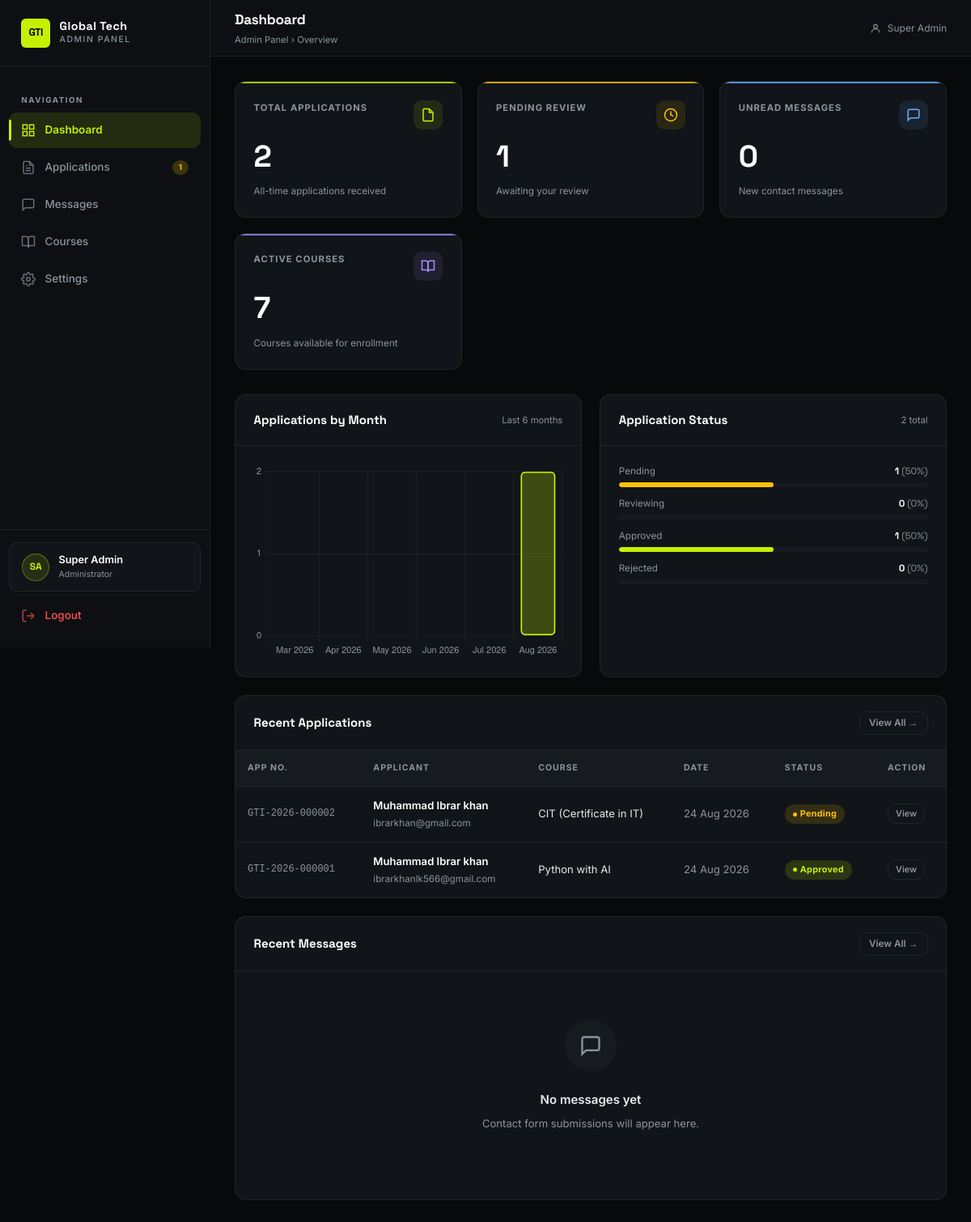
Page /admin/dashboard.php (signed in) on the committed database.
### tables this page shows
CREATE TABLE `applications` (
  `id` int(11) NOT NULL AUTO_INCREMENT,
  `application_no` varchar(25) NOT NULL DEFAULT '',
  `full_name` varchar(100) NOT NULL,
  `father_name` varchar(100) DEFAULT NULL,
  `email` varchar(150) NOT NULL,
  `phone` varchar(50) NOT NULL,
  `whatsapp` varchar(50) DEFAULT NULL,
  `date_of_birth` date DEFAULT NULL,
  `gender` enum('Male','Female','Other') DEFAULT NULL,
  `address` text DEFAULT NULL,
  `city` varchar(100) DEFAULT NULL,
  `course_id` int(11) NOT NULL,
  `batch` varchar(50) DEFAULT NULL,
  `timing` varchar(50) DEFAULT NULL,
  `education` varchar(100) DEFAULT NULL,
  `institution` varchar(150) DEFAULT NULL,
  `message` text DEFAULT NULL,
  `document_path` varchar(255) DEFAULT NULL,
  `status` enum('pending','reviewing','approved','rejected') NOT NULL DEFAULT 'pending',
  `admin_notes` text DEFAULT NULL,
  `created_at` timestamp NOT NULL DEFAULT current_timestamp(),
  `updated_at` timestamp NOT NULL DEFAULT current_timestamp() ON UPDATE current_timestamp(),
  PRIMARY KEY (`id`),
  UNIQUE KEY `uq_applications_no` (`application_no`),
  KEY `idx_applications_course` (`course_id`),
  KEY `idx_applications_status` (`status`),
  KEY `idx_applications_email` (`email`),
  KEY `idx_applications_created` (`created_at`),
  CONSTRAINT `fk_applications_course` FOREIGN KEY (`course_id`) REFERENCES `courses` (`id`) ON UPDATE CASCADE
);

CREATE TABLE `courses` (
  `id` int(11) NOT NULL AUTO_INCREMENT,
  `title` varchar(150) NOT NULL,
  `slug` varchar(150) NOT NULL,
  `short_description` text DEFAULT NULL,
  `description` longtext DEFAULT NULL,
  `duration` varchar(50) DEFAULT NULL,
  `level` varchar(50) DEFAULT NULL,
  `image` varchar(255) DEFAULT NULL,
  `status` enum('active','inactive') NOT NULL DEFAULT 'active',
  `sort_order` int(11) NOT NULL DEFAULT 0,
  `created_at` timestamp NOT NULL DEFAULT current_timestamp(),
  `updated_at` timestamp NOT NULL DEFAULT current_timestamp() ON UPDATE current_timestamp(),
  PRIMARY KEY (`id`),
  UNIQUE KEY `uq_courses_slug` (`slug`),
  KEY `idx_courses_status` (`status`),
  KEY `idx_courses_sort` (`sort_order`)
);

### includes/functions.php (called while the page is built, shortened)
<?php
function e(?string $string): string {
    return htmlspecialchars($string ?? '', ENT_QUOTES | ENT_SUBSTITUTE, 'UTF-8');
}
function format_date(string $date, string $format = 'd M Y'): string {
    try {
        return date($format, strtotime($date));
    } catch (\Exception $e) {
        return $date;
    }
}
function get_status_badge_class(string $status): string {
    return match(strtolower($status)) {
        'pending'    => 'badge-warning',
        'reviewing'  => 'badge-info',
        'approved'   => 'badge-success',
        'rejected'   => 'badge-danger',
        'unread'     => 'badge-warning',
        'read'       => 'badge-info',
        'replied'    => 'badge-success',
        'archived'   => 'badge-muted',
        'active'     => 'badge-success',
        'inactive'   => 'badge-danger',
        default      => 'badge-muted',
    };
}
?>

### admin/dashboard.php (the view, shortened to what this page needs)
<?php
require_once '../includes/functions.php';
$pdo = db();
$total_apps    = (int)$pdo->query("SELECT COUNT(*) FROM applications")->fetchColumn();
$pending_apps  = (int)$pdo->query("SELECT COUNT(*) FROM applications WHERE status='pending'")->fetchColumn();
$unread_count  = (int)$pdo->query("SELECT COUNT(*) FROM messages WHERE status='unread'")->fetchColumn();
$active_courses= (int)$pdo->query("SELECT COUNT(*) FROM courses WHERE status='active'")->fetchColumn();
$status_rows = $pdo->query("SELECT status, COUNT(*) as cnt FROM applications GROUP BY status")->fetchAll();
$status_map  = ['pending'=>0, 'reviewing'=>0, 'approved'=>0, 'rejected'=>0];
foreach ($status_rows as $row) {
    if (isset($status_map[$row['status']])) {
        $status_map[$row['status']] = (int)$row['cnt'];
    }
}
$status_colors = [
    'pending'   => '#ffc107',
    'reviewing' => '#66b0ff',
    'approved'  => '#C7F000',
    'rejected'  => '#ff5252',
];
$chart_labels = [];
$chart_data   = [];
for ($i = 5; $i >= 0; $i--) {
    $ts    = strtotime("-$i months");
    $label = date('M Y', $ts);
    $y     = date('Y', $ts);
    $m     = date('m', $ts);
    $count_stmt = $pdo->prepare("SELECT COUNT(*) FROM applications WHERE YEAR(created_at) = ? AND MONTH(created_at) = ?");
    $count_stmt->execute([$y, $m]);
    $chart_labels[] = $label;
    $chart_data[]   = (int)$count_stmt->fetchColumn();
}
$recent_apps = $pdo->query("
    SELECT a.id, a.application_no, a.full_name, a.email, c.title as course_title, a.created_at, a.status
    FROM applications a
    JOIN courses c ON a.course_id = c.id
    ORDER BY a.id DESC
    LIMIT 8
")->fetchAll();
$recent_msgs = $pdo->query("
    SELECT id, name, email, subject, message, status, created_at
    FROM messages
    ORDER BY id DESC
    LIMIT 5
")->fetchAll();
?>
<!DOCTYPE html>
<html lang="en">
<head>
    <link rel="stylesheet" href="assets/css/admin.css">
</head>
<body>
<div class="admin-layout">
    <?php include __DIR__ . '/includes/sidebar.php'; ?>
    <main class="admin-main">
        <?php include __DIR__ . '/includes/header.php'; ?>
        <div class="admin-content">
            <div class="kpi-grid">
                <div class="kpi-card kpi-total">
                    <div class="kpi-card-top">
                        <span class="kpi-label">Total Applications</span>
                        <div class="kpi-icon">
                            <svg viewBox="0 0 24 24" fill="none" stroke="currentColor" stroke-width="2">
                                <path d="M14 2H6a2 2 0 0 0-2 2v16a2 2 0 0 0 2 2h12a2 2 0 0 0 2-2V8z"/>
                                <polyline points="14 2 14 8 20 8"/>
                            </svg>
                        </div>
                    </div>
                    <div class="kpi-value"><?= number_format($total_apps) ?></div>
                    <div class="kpi-footer">All-time applications received</div>
                </div>
                <div class="kpi-card kpi-pending">
                    <div class="kpi-card-top">
                        <span class="kpi-label">Pending Review</span>
                        <div class="kpi-icon">
                            <svg viewBox="0 0 24 24" fill="none" stroke="currentColor" stroke-width="2">
                                <circle cx="12" cy="12" r="10"/>
                                <polyline points="12 6 12 12 16 14"/>
                            </svg>
                        </div>
                    </div>
                    <div class="kpi-value"><?= number_format($pending_apps) ?></div>
                    <div class="kpi-footer">Awaiting your review</div>
                </div>
                <div class="kpi-card kpi-unread">
                    <div class="kpi-card-top">
                        <span class="kpi-label">Unread Messages</span>
                        <div class="kpi-icon">
                            <svg viewBox="0 0 24 24" fill="none" stroke="currentColor" stroke-width="2">
                                <path d="M21 15a2 2 0 0 1-2 2H7l-4 4V5a2 2 0 0 1 2-2h14a2 2 0 0 1 2 2z"/>
                            </svg>
                        </div>
                    </div>
                    <div class="kpi-value"><?= number_format($unread_count) ?></div>
                    <div class="kpi-footer">New contact messages</div>
                </div>
                <div class="kpi-card kpi-courses">
                    <div class="kpi-card-top">
                        <span class="kpi-label">Active Courses</span>
                        <div class="kpi-icon">
                            <svg viewBox="0 0 24 24" fill="none" stroke="currentColor" stroke-width="2">
                                <path d="M2 3h6a4 4 0 0 1 4 4v14a3 3 0 0 0-3-3H2z"/>
                                <path d="M22 3h-6a4 4 0 0 0-4 4v14a3 3 0 0 1 3-3h7z"/>
                            </svg>
                        </div>
                    </div>
                    <div class="kpi-value"><?= number_format($active_courses) ?></div>
                    <div class="kpi-footer">Courses available for enrollment</div>
                </div>
            </div>
            <div class="dashboard-grid" style="margin-bottom:1.5rem;">
                <div class="section-card">
                    <div class="section-card-header">
                        <h2>Applications by Month</h2>
                        <span style="font-size:0.75rem;color:var(--muted);">Last 6 months</span>
                    </div>
                    <div class="section-card-body">
                        <?php if (array_sum($chart_data) === 0): ?>
                        <div class="empty-state" style="padding:2rem;">
                            <div class="empty-state-icon">
                                <svg viewBox="0 0 24 24" fill="none" stroke="currentColor" stroke-width="2"><polyline points="22 12 18 12 15 21 9 3 6 12 2 12"/></svg>
                            </div>
                            <p>No application data yet. Chart will populate as applications come in.</p>
                        </div>
                        <?php else: ?>
                        <div class="chart-container">
                            <canvas id="appsChart"></canvas>
                        </div>
                        <?php endif; ?>
                    </div>
                </div>
                <div class="section-card">
                    <div class="section-card-header">
                        <h2>Application Status</h2>
                        <span style="font-size:0.75rem;color:var(--muted);"><?= $total_apps ?> total</span>
                    </div>
                    <div class="section-card-body">
                        <?php if ($total_apps === 0): ?>
                        <div class="empty-state" style="padding:2rem;">
                            <div class="empty-state-icon">
                                <svg viewBox="0 0 24 24" fill="none" stroke="currentColor" stroke-width="2"><circle cx="12" cy="12" r="10"/></svg>
                            </div>
                            <p>No applications yet. Status distribution will appear here.</p>
                        </div>
                        <?php else: ?>
                        <div class="status-bar-group">
                            <?php foreach ($status_map as $status => $count): ?>
                            <?php $pct = $total_apps > 0 ? round(($count / $total_apps) * 100) : 0; ?>
                            <div class="status-bar-item">
                                <div class="status-bar-label">
                                    <span><?= ucfirst(e($status)) ?></span>
                                    <span><?= $count ?> <span style="color:var(--muted);font-weight:400;">(<?= $pct ?>%)</span></span>
                                </div>
                                <div class="status-bar-track">
                                    <div class="status-bar-fill" style="width:<?= $pct ?>%;background:<?= $status_colors[$status] ?? '#555' ?>;"></div>
                                </div>
                            </div>
                            <?php endforeach; ?>
                        </div>
                        <?php endif; ?>
                    </div>
                </div>
            </div>
            <div class="section-card" style="margin-bottom:1.5rem;">
                <div class="section-card-header">
                    <h2>Recent Applications</h2>
                    <a href="applications.php" class="btn-admin btn-ghost btn-sm">View All →</a>
                </div>
                <div class="table-wrapper">
                    <?php if (empty($recent_apps)): ?>
                    <div class="empty-state">
                        <div class="empty-state-icon">
                            <svg viewBox="0 0 24 24" fill="none" stroke="currentColor" stroke-width="2"><path d="M14 2H6a2 2 0 0 0-2 2v16a2 2 0 0 0 2 2h12a2 2 0 0 0 2-2V8z"/><polyline points="14 2 14 8 20 8"/></svg>
                        </div>
                        <h3>No applications yet</h3>
                        <p>Applications submitted via the Apply page will appear here.</p>
                    </div>
                    <?php else: ?>
                    <table class="data-table">
                        <thead>
                            <tr>
                                <th>App No.</th>
                                <th>Applicant</th>
                                <th>Course</th>
                                <th>Date</th>
                                <th>Status</th>
                                <th>Action</th>
                            </tr>
                        </thead>
                        <tbody>
                            <?php foreach ($recent_apps as $app): ?>
                            <tr>
                                <td data-label="App No." class="mono"><?= e($app['application_no']) ?></td>
                                <td data-label="Applicant">
                                    <div class="name-cell"><?= e($app['full_name']) ?></div>
                                    <div class="sub-cell"><?= e($app['email']) ?></div>
                                </td>
                                <td data-label="Course"><?= e($app['course_title']) ?></td>
                                <td data-label="Date" style="color:var(--muted);"><?= format_date($app['created_at']) ?></td>
                                <td data-label="Status">
                                    <span class="badge <?= get_status_badge_class($app['status']) ?>">
                                        <span class="badge-dot"></span>
                                        <?= ucfirst(e($app['status'])) ?>
                                    </span>
                                </td>
                                <td data-label="Action">
                                    <a href="application_view.php?id=<?= (int)$app['id'] ?>" class="btn-admin btn-ghost btn-xs">View</a>
                                </td>
                            </tr>
                            <?php endforeach; ?>
                        </tbody>
                    </table>
                    <?php endif; ?>
                </div>
            </div>
            <div class="section-card">
                <div class="section-card-header">
                    <h2>Recent Messages</h2>
                    <a href="messages.php" class="btn-admin btn-ghost btn-sm">View All →</a>
                </div>
                <div class="section-card-body" style="padding-top:0;">
                    <?php if (empty($recent_msgs)): ?>
                    <div class="empty-state">
                        <div class="empty-state-icon">
                            <svg viewBox="0 0 24 24" fill="none" stroke="currentColor" stroke-width="2"><path d="M21 15a2 2 0 0 1-2 2H7l-4 4V5a2 2 0 0 1 2-2h14a2 2 0 0 1 2 2z"/></svg>
                        </div>
                        <h3>No messages yet</h3>
                        <p>Contact form submissions will appear here.</p>
                    </div>
                    <?php endif; ?>
                </div>
            </div>
        </div>
    </main>
</div>
<?php if (array_sum($chart_data) > 0): ?>
<script>
const chartLabels = <?= json_encode($chart_labels) ?>;
const chartData   = <?= json_encode($chart_data) ?>;
const ctx = document.getElementById('appsChart').getContext('2d');
new Chart(ctx, {
    type: 'bar',
    data: {
        labels: chartLabels,
        datasets: [{
            label: 'Applications',
            data: chartData,
            backgroundColor: 'rgba(199, 240, 0, 0.25)',
            borderColor: '#C7F000',
            borderWidth: 2,
            borderRadius: 6,
            borderSkipped: false,
        }]
    },
    options: {
        responsive: true,
        maintainAspectRatio: false,
        plugins: {
            legend: { display: false },
            tooltip: {
                backgroundColor: '#111418',
                borderColor: 'rgba(255,255,255,0.1)',
                borderWidth: 1,
                titleColor: '#fff',
                bodyColor: '#8b949e',
                padding: 10,
            }
        },
        scales: {
            x: {
                grid: { color: 'rgba(255,255,255,0.05)', drawBorder: false },
                ticks: { color: '#8b949e', font: { size: 11 } }
            },
            y: {
                beginAtZero: true,
                grid: { color: 'rgba(255,255,255,0.05)', drawBorder: false },
                ticks: {
                    color: '#8b949e',
                    font: { size: 11 },
                    precision: 0
                }
            }
        }
    }
});
</script>
<?php endif; ?>
</body>
</html>

### rows in the picture
applications: application_no "GTI-2026-000002", full_name "Muhammad Ibrar khan", email "ibrarkhan@gmail.com", course.title "CIT (Certificate in IT)", created_at "24 Aug 2026", status "Pending"
applications: application_no "GTI-2026-000001", full_name "Muhammad Ibrar khan", email "ibrarkhanlk566@gmail.com", course.title "Python with AI", created_at "24 Aug 2026", status "Approved"

### other values in the picture
$item['label'] "Dashboard"
$item['label'] "Applications"
min($pending_count, 99) "1"
$item['label'] "Messages"
$item['label'] "Courses"
$item['label'] "Settings"
$admin_initials "SA"
$admin_name "Super Admin"
$page_title "Dashboard"
$page_sub "Overview"
$_SESSION['admin_name'] "Super Admin"
$total_apps "2"
$pending_apps "1"
$unread_count "0"
$active_courses "7"
